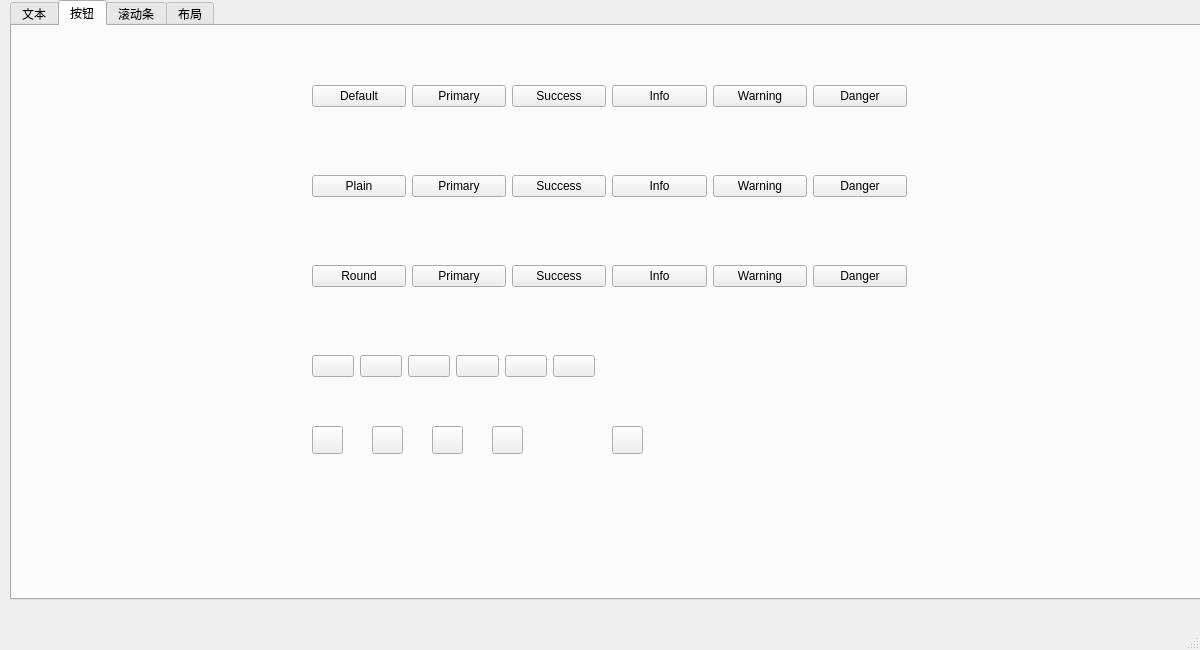
<?xml version="1.0" encoding="UTF-8"?>
<ui version="4.0">
 <class>MainWindow</class>
 <widget class="QMainWindow" name="MainWindow">
  <property name="geometry">
   <rect>
    <x>0</x>
    <y>0</y>
    <width>1200</width>
    <height>650</height>
   </rect>
  </property>
  <property name="windowTitle">
   <string>MainWindow</string>
  </property>
  <widget class="QWidget" name="centralwidget">
   <widget class="QTabWidget" name="tabWidget">
    <property name="geometry">
     <rect>
      <x>10</x>
      <y>0</y>
      <width>1200</width>
      <height>600</height>
     </rect>
    </property>
    <property name="currentIndex">
     <number>1</number>
    </property>
    <widget class="QWidget" name="tab">
     <attribute name="title">
      <string>文本</string>
     </attribute>
     <widget class="QWidget" name="horizontalLayoutWidget">
      <property name="geometry">
       <rect>
        <x>380</x>
        <y>180</y>
        <width>421</width>
        <height>91</height>
       </rect>
      </property>
      <layout class="QHBoxLayout" name="horizontalLayout">
       <item>
        <widget class="QTElementUI::Text" name="defaultText">
         <property name="text">
          <string>Default</string>
         </property>
        </widget>
       </item>
       <item>
        <widget class="QTElementUI::Text" name="primaryText">
         <property name="text">
          <string>Primary</string>
         </property>
        </widget>
       </item>
       <item>
        <widget class="QTElementUI::Text" name="successText">
         <property name="text">
          <string>Success</string>
         </property>
        </widget>
       </item>
       <item>
        <widget class="QTElementUI::Text" name="infoText">
         <property name="text">
          <string>Info</string>
         </property>
        </widget>
       </item>
       <item>
        <widget class="QTElementUI::Text" name="warningText">
         <property name="text">
          <string>Warning</string>
         </property>
        </widget>
       </item>
       <item>
        <widget class="QTElementUI::Text" name="dangerText">
         <property name="text">
          <string>Danger</string>
         </property>
        </widget>
       </item>
      </layout>
     </widget>
    </widget>
    <widget class="QWidget" name="tab_2">
     <attribute name="title">
      <string>按钮</string>
     </attribute>
     <widget class="QWidget" name="horizontalLayoutWidget_2">
      <property name="geometry">
       <rect>
        <x>300</x>
        <y>30</y>
        <width>595</width>
        <height>80</height>
       </rect>
      </property>
      <layout class="QHBoxLayout" name="horizontalLayout_2">
       <item>
        <widget class="QTElementUI::Button" name="pushButton_1">
         <property name="text">
          <string>Default</string>
         </property>
        </widget>
       </item>
       <item>
        <widget class="QTElementUI::Button" name="pushButton_2">
         <property name="text">
          <string>Primary</string>
         </property>
        </widget>
       </item>
       <item>
        <widget class="QTElementUI::Button" name="pushButton_3">
         <property name="text">
          <string>Success</string>
         </property>
        </widget>
       </item>
       <item>
        <widget class="QTElementUI::Button" name="pushButton_4">
         <property name="text">
          <string>Info</string>
         </property>
        </widget>
       </item>
       <item>
        <widget class="QTElementUI::Button" name="pushButton_5">
         <property name="text">
          <string>Warning</string>
         </property>
        </widget>
       </item>
       <item>
        <widget class="QTElementUI::Button" name="pushButton_6">
         <property name="text">
          <string>Danger</string>
         </property>
        </widget>
       </item>
      </layout>
     </widget>
     <widget class="QWidget" name="horizontalLayoutWidget_3">
      <property name="geometry">
       <rect>
        <x>300</x>
        <y>120</y>
        <width>595</width>
        <height>80</height>
       </rect>
      </property>
      <layout class="QHBoxLayout" name="horizontalLayout_3">
       <item>
        <widget class="QTElementUI::Button" name="pushButton_7">
         <property name="text">
          <string>Plain</string>
         </property>
        </widget>
       </item>
       <item>
        <widget class="QTElementUI::Button" name="pushButton_8">
         <property name="text">
          <string>Primary</string>
         </property>
        </widget>
       </item>
       <item>
        <widget class="QTElementUI::Button" name="pushButton_9">
         <property name="text">
          <string>Success</string>
         </property>
        </widget>
       </item>
       <item>
        <widget class="QTElementUI::Button" name="pushButton_10">
         <property name="text">
          <string>Info</string>
         </property>
        </widget>
       </item>
       <item>
        <widget class="QTElementUI::Button" name="pushButton_11">
         <property name="text">
          <string>Warning</string>
         </property>
        </widget>
       </item>
       <item>
        <widget class="QTElementUI::Button" name="pushButton_12">
         <property name="text">
          <string>Danger</string>
         </property>
        </widget>
       </item>
      </layout>
     </widget>
     <widget class="QWidget" name="horizontalLayoutWidget_4">
      <property name="geometry">
       <rect>
        <x>300</x>
        <y>210</y>
        <width>595</width>
        <height>80</height>
       </rect>
      </property>
      <layout class="QHBoxLayout" name="horizontalLayout_4">
       <item>
        <widget class="QTElementUI::Button" name="pushButton_13">
         <property name="text">
          <string>Round</string>
         </property>
        </widget>
       </item>
       <item>
        <widget class="QTElementUI::Button" name="pushButton_14">
         <property name="text">
          <string>Primary</string>
         </property>
        </widget>
       </item>
       <item>
        <widget class="QTElementUI::Button" name="pushButton_15">
         <property name="text">
          <string>Success</string>
         </property>
        </widget>
       </item>
       <item>
        <widget class="QTElementUI::Button" name="pushButton_16">
         <property name="text">
          <string>Info</string>
         </property>
        </widget>
       </item>
       <item>
        <widget class="QTElementUI::Button" name="pushButton_17">
         <property name="text">
          <string>Warning</string>
         </property>
        </widget>
       </item>
       <item>
        <widget class="QTElementUI::Button" name="pushButton_18">
         <property name="text">
          <string>Danger</string>
         </property>
        </widget>
       </item>
      </layout>
     </widget>
     <widget class="QWidget" name="horizontalLayoutWidget_5">
      <property name="geometry">
       <rect>
        <x>300</x>
        <y>300</y>
        <width>283</width>
        <height>80</height>
       </rect>
      </property>
      <layout class="QHBoxLayout" name="horizontalLayout_5">
       <item>
        <widget class="QTElementUI::Button" name="pushButton_19">
         <property name="text">
          <string/>
         </property>
        </widget>
       </item>
       <item>
        <widget class="QTElementUI::Button" name="pushButton_20">
         <property name="text">
          <string/>
         </property>
        </widget>
       </item>
       <item>
        <widget class="QTElementUI::Button" name="pushButton_21">
         <property name="text">
          <string/>
         </property>
        </widget>
       </item>
       <item>
        <widget class="QTElementUI::Button" name="pushButton_22">
         <property name="text">
          <string/>
         </property>
        </widget>
       </item>
       <item>
        <widget class="QTElementUI::Button" name="pushButton_23">
         <property name="text">
          <string/>
         </property>
        </widget>
       </item>
       <item>
        <widget class="QTElementUI::Button" name="pushButton_24">
         <property name="text">
          <string/>
         </property>
        </widget>
       </item>
      </layout>
     </widget>
     <widget class="QTElementUI::Button" name="pushButton_28">
      <property name="geometry">
       <rect>
        <x>480</x>
        <y>400</y>
        <width>31</width>
        <height>28</height>
       </rect>
      </property>
      <property name="text">
       <string/>
      </property>
     </widget>
     <widget class="QTElementUI::Button" name="pushButton_25">
      <property name="geometry">
       <rect>
        <x>300</x>
        <y>400</y>
        <width>31</width>
        <height>28</height>
       </rect>
      </property>
      <property name="text">
       <string/>
      </property>
     </widget>
     <widget class="QTElementUI::Button" name="pushButton_26">
      <property name="geometry">
       <rect>
        <x>360</x>
        <y>400</y>
        <width>31</width>
        <height>28</height>
       </rect>
      </property>
      <property name="text">
       <string/>
      </property>
     </widget>
     <widget class="QTElementUI::Button" name="pushButton_27">
      <property name="geometry">
       <rect>
        <x>420</x>
        <y>400</y>
        <width>31</width>
        <height>28</height>
       </rect>
      </property>
      <property name="text">
       <string/>
      </property>
     </widget>
     <widget class="QTElementUI::Button" name="pushButton_29">
      <property name="geometry">
       <rect>
        <x>600</x>
        <y>400</y>
        <width>31</width>
        <height>28</height>
       </rect>
      </property>
      <property name="text">
       <string/>
      </property>
     </widget>
    </widget>
    <widget class="QWidget" name="tab_3">
     <attribute name="title">
      <string>滚动条</string>
     </attribute>
     <widget class="QScrollArea" name="scrollArea">
      <property name="geometry">
       <rect>
        <x>240</x>
        <y>10</y>
        <width>721</width>
        <height>551</height>
       </rect>
      </property>
      <property name="widgetResizable">
       <bool>true</bool>
      </property>
      <widget class="QWidget" name="scrollAreaWidgetContents">
       <property name="geometry">
        <rect>
         <x>0</x>
         <y>0</y>
         <width>719</width>
         <height>549</height>
        </rect>
       </property>
      </widget>
     </widget>
    </widget>
    <widget class="QWidget" name="tab_4">
     <attribute name="title">
      <string>布局</string>
     </attribute>
    </widget>
   </widget>
  </widget>
  <widget class="QMenuBar" name="menubar">
   <property name="geometry">
    <rect>
     <x>0</x>
     <y>0</y>
     <width>1200</width>
     <height>26</height>
    </rect>
   </property>
  </widget>
  <widget class="QStatusBar" name="statusbar"/>
 </widget>
 <customwidgets>
  <customwidget>
   <class>QTElementUI::Text</class>
   <extends>QLabel</extends>
   <header>components/include/text.h</header>
  </customwidget>
  <customwidget>
   <class>QTElementUI::Button</class>
   <extends>QPushButton</extends>
   <header>components/include/button.h</header>
  </customwidget>
 </customwidgets>
 <resources/>
 <connections/>
</ui>
